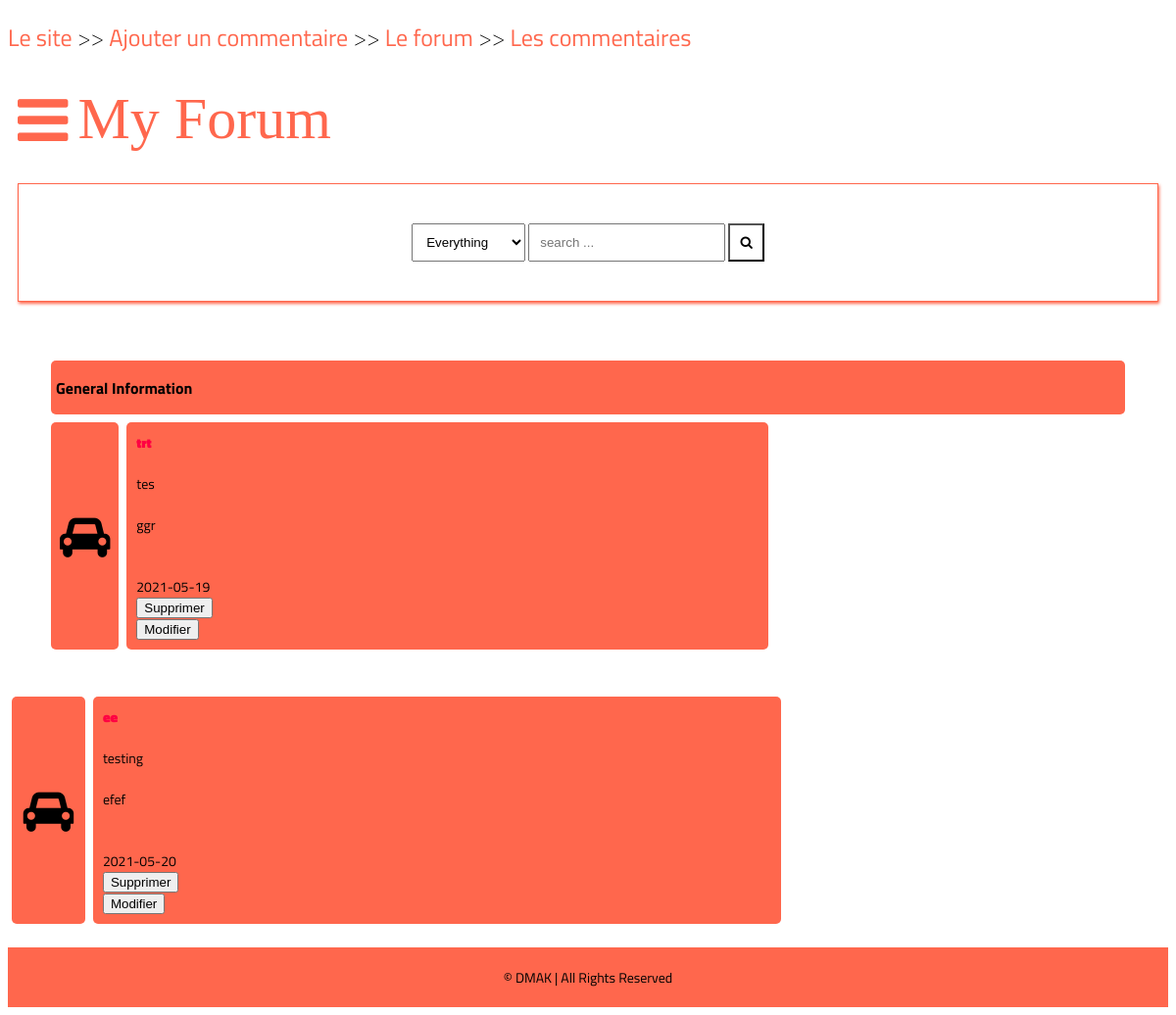
The page /Views/forums.php on the database its author committed.
### tables this page shows
CREATE TABLE `comments` (
  `ID` int(11) NOT NULL,
  `user` varchar(50) NOT NULL,
  `thread` varchar(100) NOT NULL,
  `content` varchar(250) NOT NULL,
  `date_comment` date NOT NULL DEFAULT current_timestamp()
);

### Controller/commentC.php (called while the page is built, shortened)
<?PHP
class CommentC
{
	public function afficherComs()
	{
		$sql = "SELECT * FROM comments";
		$db = config::getConnexion();
		try {
			$liste = $db->query($sql);
			return $liste;
		} catch (Exception $e) {
			die('Erreur: ' . $e->getMessage());
		}
	}
}

### Views/forums.php (the view, shortened to what this page needs)
<?php
    include "../Controller/commentC.php";
    $sujetC = new  commentC();
    $listeU = $sujetC->afficherComs();
?>
<!DOCTYPE html>
<html lang="en">
<head>
    <link rel="stylesheet" href="style.css">
    <link rel="stylesheet" href="https://cdnjs.cloudflare.com/ajax/libs/font-awesome/4.7.0/css/font-awesome.min.css">
</head>
<body>
<div class="navigate">
            <span><a href="index.html">Le site </a> >> <a href="ajouterCom.php">Ajouter un commentaire </a> >> <a href="detail.php"> Le forum </a>  >>  <a href="forums.php"> Les commentaires</a> </span>
        </div>
    <header>
        <div class="navbar">
            <a class="bar-icon" id="iconBar" onclick="hideIconBar()"><i class="fa fa-bars"></i></a>
            <div class="brand">My Forum</div>
        </div>
        <div class="search-box">
            <div>
                <select name="" id="">
                    <option value="Everything">Everything</option>
                </select>
                <input type="text" name="q" placeholder="search ...">
                <button><i class="fa fa-search"></i></button>
            </div>
        </div>
    </header>
    <div class="container">
        <div class="subforum">
            <div class="subforum-title">
                <h1>General Information</h1>
            </div>
            <?php
        foreach ($listeU as $comment) {
            ?>
            <div class="subforum-row">
                <div class="subforum-icon subforum-column center">
                    <i class="fa fa-car center"></i>
                </div>
                <div class="subforum-description subforum-column">
                       <h4><a href="#"><?php echo $comment['thread']; ?></a></h4>
                       <br>
                       <tr>
    <td> <?php echo $comment['user']; ?></td>
    <br> <br>
        <td><?php echo $comment['content']; ?></td>
        <br>
        <br>
<br>
        <td><?php echo $comment['date_comment']; ?></td>
                <form action="supprimerC.php" method="post">
                         <button>  Supprimer </button>
        </form>
        <form action="modifierC.php" method="post">
                         <button>  Modifier </button>
        </form>
    </tr>
    </div>
                       </div>
                       </div>
                       </div>
    <?php
        } ?>
    <footer>
        <span>&copy;   DMAK | All Rights Reserved</span>
    </footer>
</body>
</html>

### Views/style.css (style rules this page uses)
* { box-sizing: border-box; }
html { font-size: 14px; font-family: 'Titillium Web', sans-serif; background-color:#FF674D color:#FEFEFE; }
a { color:#FF0042; font-weight: bolder; text-decoration: none; }
h1 { font-size:16px; font-weight: bolder; }
.container { margin: 20px; padding: 20px; }
.subforum { margin-top:20px; }
.subforum-title { background-color:#FF674D; padding: 5px; border-radius: 5px; margin:4px; }
.subforum-row { display: grid; grid-template-columns: 7% 60% 13% 20%; }
.subforum-column { padding: 10px; margin:4px; border-radius: 5px; background-color:#FF674D; }
.subforum-description * { margin-block: 0; }
.center { display: flex; justify-content: center; align-items: center; }
.subforum-icon i { font-size: 45px; }
header { margin-inline: 10px; }
.navbar { display:flex; align-items: center; }
.bar-icon { font-size: 60px; display: inline-block; margin-right:10px; color: #FF674D; cursor: pointer; }
.brand { font-size:60px; display: inline-block; font-family:aquire; color: #FF674D; }
.search-box { border: solid 1px #FF674D; margin-top: 20px; padding: 40px; display:flex; justify-content: center; box-shadow:1px 2px 3px #FF674D; }
.search-box select { padding: 10px; }
.search-box input { padding: 10px; }
.search-box button { padding: 10px; background-color:#fff; color:#000000; }
footer { margin-top: 20px; padding: 20px; background-color: #FF674D; display: block; text-align: center; }
.navigate { margin-block: 20px; font-weight: lighter; font-size: 24px; }
.navigate a { color: #FF674D ; }

### rows shown on the page
comments: thread "trt", user "tes", content "ggr", date_comment "2021-05-19"
comments: thread "ee", user "testing", content "efef", date_comment "2021-05-20"
